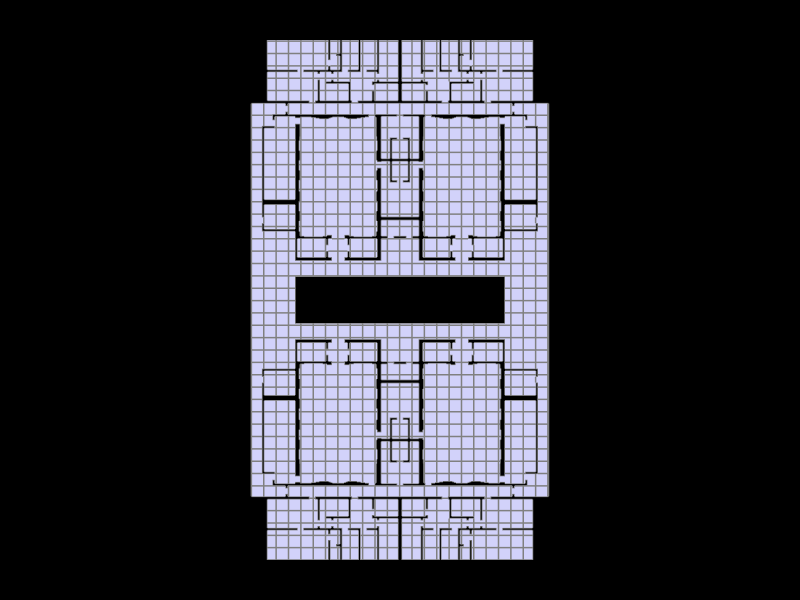

The notebook cell this image was saved under:
### Markdown cell above
## //07 Visualize Geometry | Grid

### Code cell
Topology.Show(police_station, grid,
              camera=[0,0,6],
              faceColor=[210,210,250],
              faceOpacity=1,
              edgeColor="grey",
              edgeWidth=3,
              showVertices=False,
              backgroundColor="black",
              width=800,height=600,
              renderer = renderer)

### Figure 1 — Plotly figure (JSON) as saved in the notebook; plotly's stock layout.template omitted (floating-point values rounded to 4 significant figures; data arrays with more than 128 entries replaced by an {"elided": "..."} marker saying what was removed)
{"data": [{"hoverinfo": "text", "legendgroup": "2", "legendrank": 2, "line": {"color": "grey", "dash": "solid", "width": 3}, "marker": {"size": 0}, "mode": "lines", "name": "1: Untitled (Edges)", "showlegend": false, "text": "", "type": "scatter3d", "x": {"elided": "3192 float values"}, "y": {"elided": "3192 float values"}, "z": {"elided": "3192 int values"}}, {"cmax": 1, "cmin": 0, "color": "#D2D2FA", "colorscale": [[0, "#440154"], [0.1111, "#482878"], [0.2222, "#3e4989"], [0.3333, "#31688e"], [0.4444, "#26828e"], [0.5556, "#1f9e89"], [0.6667, "#35b779"], [0.7778, "#6ece58"], [0.8889, "#b5de2b"], [1, "#fde725"]], "flatshading": true, "hoverinfo": "text", "hovertext": "", "i": {"elided": "1100 int values"}, "j": {"elided": "1100 int values"}, "k": {"elided": "1100 int values"}, "legendgroup": "3", "legendrank": 3, "lighting": {"facenormalsepsilon": 0}, "name": "1: Untitled (Faces)", "opacity": 1, "showlegend": false, "showscale": false, "text": "", "type": "mesh3d", "x": {"elided": "1064 float values"}, "y": {"elided": "1064 float values"}, "z": {"elided": "1064 int values"}}, {"hoverinfo": "text", "legendgroup": "6", "legendrank": 6, "line": {"color": "grey", "dash": "solid", "width": 3}, "marker": {"size": 0}, "mode": "lines", "name": "2: Untitled (Edges)", "showlegend": false, "text": "", "type": "scatter3d", "x": {"elided": "1581 float values"}, "y": {"elided": "1581 float values"}, "z": {"elided": "1581 int values"}}], "layout": {"autosize": true, "height": 600, "margin": {"b": 40, "l": 40, "r": 40, "t": 40}, "paper_bgcolor": "#000000", "plot_bgcolor": "#000000", "scene": {"aspectmode": "data", "camera": {"center": {"x": 0, "y": 0, "z": 0}, "eye": {"x": 0, "y": 0, "z": 6}, "projection": {"type": "perspective"}, "up": {"x": 0, "y": 1, "z": 0}}, "xaxis": {"visible": false}, "yaxis": {"visible": false}, "zaxis": {"visible": false}}, "showlegend": true, "width": 800, "xaxis": {"showgrid": false, "visible": false, "zeroline": false}, "yaxis": {"showgrid": false, "visible": false, "zeroline": false}}}
